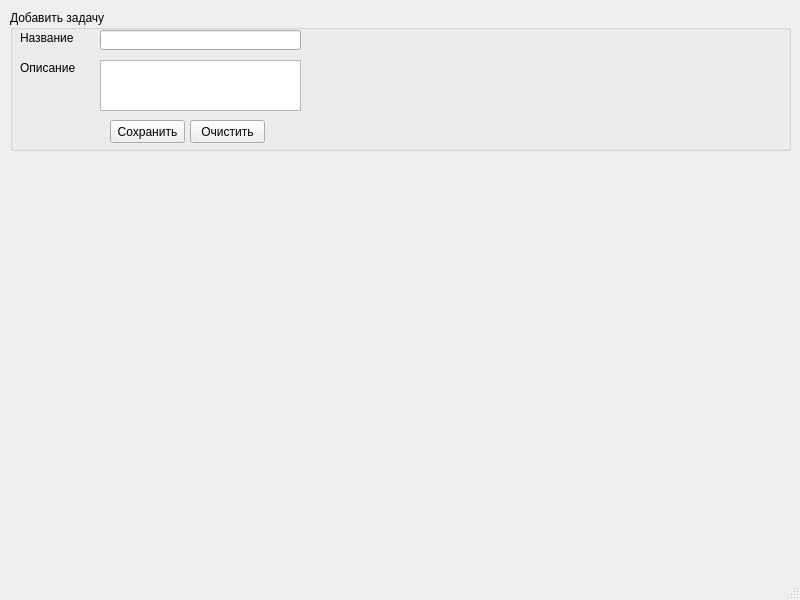
<?xml version="1.0" encoding="UTF-8"?>
<ui version="4.0">
 <class>MainWindow</class>
 <widget class="QMainWindow" name="MainWindow">
  <property name="geometry">
   <rect>
    <x>0</x>
    <y>0</y>
    <width>800</width>
    <height>600</height>
   </rect>
  </property>
  <property name="windowTitle">
   <string>Планировщик задач</string>
  </property>
  <widget class="QWidget" name="centralwidget">
   <widget class="QGroupBox" name="addTaskGroup">
    <property name="geometry">
     <rect>
      <x>10</x>
      <y>10</y>
      <width>781</width>
      <height>141</height>
     </rect>
    </property>
    <property name="sizePolicy">
     <sizepolicy hsizetype="Expanding" vsizetype="Preferred">
      <horstretch>0</horstretch>
      <verstretch>0</verstretch>
     </sizepolicy>
    </property>
    <property name="autoFillBackground">
     <bool>true</bool>
    </property>
    <property name="title">
     <string>Добавить задачу</string>
    </property>
    <property name="flat">
     <bool>false</bool>
    </property>
    <property name="checkable">
     <bool>false</bool>
    </property>
    <widget class="QLineEdit" name="taskName">
     <property name="geometry">
      <rect>
       <x>90</x>
       <y>20</y>
       <width>201</width>
       <height>20</height>
      </rect>
     </property>
    </widget>
    <widget class="QLabel" name="label">
     <property name="geometry">
      <rect>
       <x>10</x>
       <y>20</y>
       <width>71</width>
       <height>16</height>
      </rect>
     </property>
     <property name="text">
      <string>Название</string>
     </property>
    </widget>
    <widget class="QLabel" name="label_2">
     <property name="geometry">
      <rect>
       <x>10</x>
       <y>50</y>
       <width>71</width>
       <height>16</height>
      </rect>
     </property>
     <property name="text">
      <string>Описание</string>
     </property>
    </widget>
    <widget class="QTextEdit" name="taskDescription">
     <property name="geometry">
      <rect>
       <x>90</x>
       <y>50</y>
       <width>201</width>
       <height>51</height>
      </rect>
     </property>
    </widget>
    <widget class="QPushButton" name="saveButton">
     <property name="geometry">
      <rect>
       <x>100</x>
       <y>110</y>
       <width>75</width>
       <height>23</height>
      </rect>
     </property>
     <property name="text">
      <string>Сохранить</string>
     </property>
    </widget>
    <widget class="QPushButton" name="clearButton">
     <property name="geometry">
      <rect>
       <x>180</x>
       <y>110</y>
       <width>75</width>
       <height>23</height>
      </rect>
     </property>
     <property name="text">
      <string>Очистить</string>
     </property>
    </widget>
   </widget>
  </widget>
  <widget class="QMenuBar" name="menubar">
   <property name="geometry">
    <rect>
     <x>0</x>
     <y>0</y>
     <width>800</width>
     <height>21</height>
    </rect>
   </property>
  </widget>
  <widget class="QStatusBar" name="statusbar"/>
 </widget>
 <resources/>
 <connections/>
</ui>
